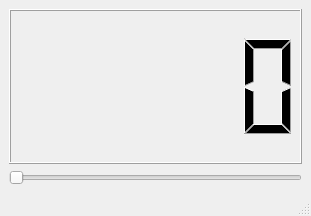
<?xml version="1.0" encoding="UTF-8"?>
<ui version="4.0">
 <class>mainWindow</class>
 <widget class="QMainWindow" name="mainWindow">
  <property name="geometry">
   <rect>
    <x>0</x>
    <y>0</y>
    <width>311</width>
    <height>216</height>
   </rect>
  </property>
  <property name="windowTitle">
   <string>刻度</string>
  </property>
  <widget class="QWidget" name="centralwidget">
   <layout class="QVBoxLayout" name="verticalLayout">
    <item>
     <widget class="QLCDNumber" name="l01"/>
    </item>
    <item>
     <widget class="QSlider" name="s01">
      <property name="orientation">
       <enum>Qt::Horizontal</enum>
      </property>
     </widget>
    </item>
   </layout>
  </widget>
  <widget class="QMenuBar" name="menubar">
   <property name="geometry">
    <rect>
     <x>0</x>
     <y>0</y>
     <width>311</width>
     <height>26</height>
    </rect>
   </property>
  </widget>
  <widget class="QStatusBar" name="statusbar"/>
 </widget>
 <resources/>
 <connections/>
</ui>
